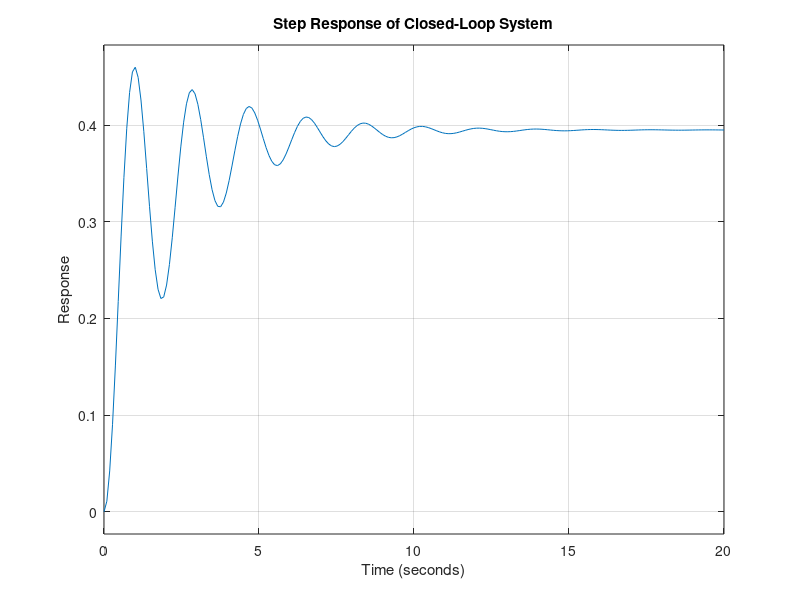

The MATLAB script that drew this image:
clc; clear; close all;

num_G = [0.1];          
den_G = [1 0.9 9];      
G = tf(num_G, den_G);     

num_Clag = 1.4 * [1.2 1];
den_Clag = [2.5 1];
C_lag = tf(num_Clag, den_Clag);

num_Clead = 41.95 * [0.28 1];
den_Clead = [0.3 1];
C_lead = tf(num_Clead, den_Clead);

G_total = C_lag * C_lead * G;

sys_cl = feedback(G_total, 1);

figure;
step(sys_cl);
grid on;
title('Step Response of Closed-Loop System');
xlabel('Time (seconds)');
ylabel('Response');
